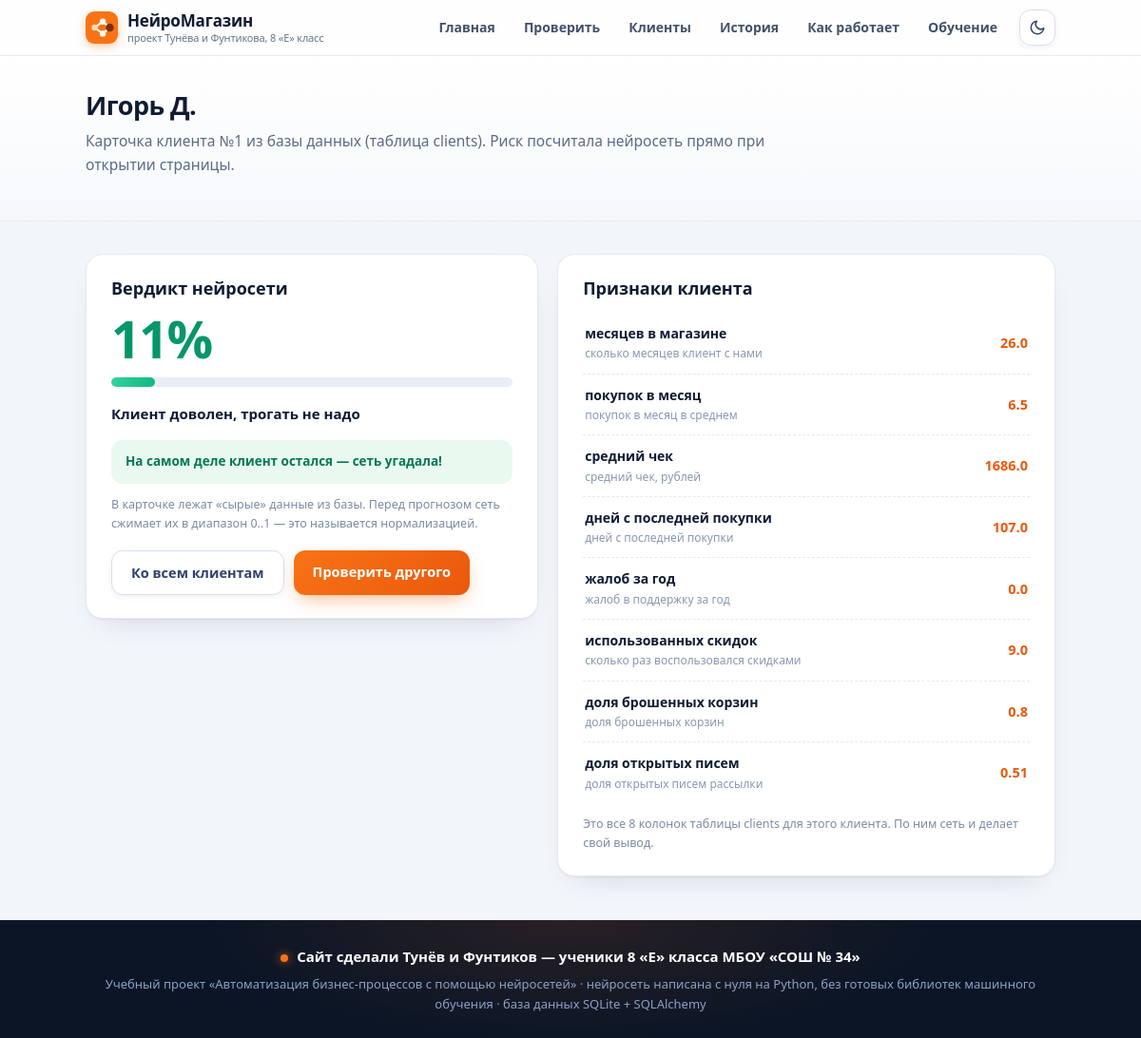
The page /clients/1 on the database its author committed.
### models.py (models this page shows)
class Client(db.Model):
    __tablename__ = "clients"
    id = db.Column(db.Integer, primary_key=True)
    name = db.Column(db.String(100), nullable=False)
    months = db.Column(db.Float, nullable=False)
    purchases = db.Column(db.Float, nullable=False)
    avg_check = db.Column(db.Float, nullable=False)
    days_since = db.Column(db.Float, nullable=False)
    complaints = db.Column(db.Float, nullable=False)
    discounts = db.Column(db.Float, nullable=False)
    abandoned = db.Column(db.Float, nullable=False)
    opens = db.Column(db.Float, nullable=False)
    churned = db.Column(db.Boolean)
    created_at = db.Column(db.DateTime, default=datetime.now)
    FEATURE_FIELDS = ["months", "purchases", "avg_check", "days_since",
                      "complaints", "discounts", "abandoned", "opens"]
    def features(self):
        return [getattr(self, field) for field in self.FEATURE_FIELDS]

### app.py (the view)
@app.route("/clients/<int:client_id>")
def client_page(client_id):
    c = db.get_or_404(Client, client_id)
    risk = net.predict(norm.transform(c.features()))
    verdict = verdict_for(risk)
    fields = []
    for name, value in zip(FEATURES, c.features()):
        fields.append({
            "name": name.replace("_", " "),
            "hint": FEATURE_HINTS[name]["text"],
            "value": value,
        })
    guessed = None
    if c.churned is not None:
        guessed = (risk >= 0.5) == c.churned
    return render_template("client_detail.html", c=c, risk=risk,
                           risk_pct=round(risk * 100), verdict=verdict,
                           fields=fields, guessed=guessed)

### app.py (called while the page is built)
def verdict_for(risk):
    if risk >= 0.7:
        return {"text": "Срочно звонить и предлагать скидку", "level": "high"}
    if risk >= 0.4:
        return {"text": "Отправить письмо с промокодом", "level": "mid"}
    return {"text": "Клиент доволен, трогать не надо", "level": "low"}

### dataset.py (called while the page is built)
    def transform(self, row):
        result = []
        for i in range(len(row)):
            span = self.maxs[i] - self.mins[i]
            if span == 0:
                span = 1.0
            result.append((row[i] - self.mins[i]) / span)
        return result

### neuronet.py (called while the page is built)
def sigmoid(x):
    if x > 30.0:
        return 1.0
    if x < -30.0:
        return 0.0
    return 1.0 / (1.0 + math.exp(-x))

    def activate(self, inputs):
        self.last_input = inputs
        s = self.bias
        for i in range(len(self.weights)):
            s += self.weights[i] * inputs[i]
        self.last_output = sigmoid(s)
        return self.last_output

    def forward(self, inputs):
        outputs = []
        for neuron in self.neurons:
            outputs.append(neuron.activate(inputs))
        return outputs

    def forward(self, x):
        data = x
        for layer in self.layers:
            data = layer.forward(data)
        return data

    def predict(self, x):
        outputs = self.forward(x)
        return outputs[0]

### templates/client_detail.html (shortened to what this page needs)
{% extends "base.html" %}
{% block content %}
<section class="page-head">
  <div class="container">
    <h1>{{ c.name }}</h1>
    <p class="section-sub">
      Карточка клиента №{{ c.id }} из базы данных (таблица clients).
      Риск посчитала нейросеть прямо при открытии страницы.
    </p>
  </div>
</section>
<section class="section">
  <div class="container detail-layout">
    <div class="panel">
      <h3>Вердикт нейросети</h3>
      <div class="risk-big {{ verdict.level }}">{{ risk_pct }}%</div>
      <div class="gauge">
        <div class="gauge-fill {{ verdict.level }}" style="width: {{ risk_pct }}%"></div>
      </div>
      <p class="advice">{{ verdict.text }}</p>
      {% if guessed is not none %}
        {% if guessed %}
        <div class="fact-line ok">На самом деле клиент {{ 'ушёл' if c.churned else 'остался' }} — сеть угадала!</div>
        {% else %}
        <div class="fact-line fail">На самом деле клиент {{ 'ушёл' if c.churned else 'остался' }} — сеть ошиблась (100% угадываний не бывает)</div>
        {% endif %}
      {% else %}
      <div class="fact-line unknown-line">Это новый клиент — насколько сеть права, покажет время.</div>
      {% endif %}
      <p class="hint">В карточке лежат «сырые» данные из базы. Перед прогнозом сеть
         сжимает их в диапазон 0..1 — это называется нормализацией.</p>
      <div class="demo-actions">
        <a class="btn btn-ghost" href="/clients">Ко всем клиентам</a>
        <a class="btn btn-primary" href="/demo">Проверить другого</a>
      </div>
    </div>
    <div class="panel">
      <h3>Признаки клиента</h3>
      <div class="feature-list">
        {% for f in fields %}
        <div class="feature-row">
          <div class="feature-name">
            <b>{{ f.name }}</b>
            <small>{{ f.hint }}</small>
          </div>
          <span class="feature-value">{{ f.value }}</span>
        </div>
        {% endfor %}
      </div>
      <p class="hint">Это все 8 колонок таблицы clients для этого клиента.
         По ним сеть и делает свой вывод.</p>
    </div>
  </div>
</section>
{% endblock %}

### templates/base.html (shortened to what this page needs)
<!DOCTYPE html>
<html lang="ru">
<head>
  <link rel="stylesheet" href="{{ url_for('static', filename='style.css') }}">
</head>
<body>
<header class="site-header">
  <div class="container header-inner">
    <a href="/" class="logo">
      <span class="logo-text">НейроМагазин<small>проект Тунёва и Фунтикова, 8 «Е» класс</small></span>
    </a>
    <div class="header-side">
      <nav class="nav">
        <a href="/" class="{{ 'active' if request.path == '/' else '' }}">Главная</a>
        <a href="/demo" class="{{ 'active' if request.path == '/demo' else '' }}">Проверить</a>
        <a href="/clients" class="{{ 'active' if request.path == '/clients' else '' }}">Клиенты</a>
        <a href="/history" class="{{ 'active' if request.path == '/history' else '' }}">История</a>
        <a href="/how" class="{{ 'active' if request.path == '/how' else '' }}">Как работает</a>
        <a href="/train" class="{{ 'active' if request.path == '/train' else '' }}">Обучение</a>
      </nav>
      <button id="theme-btn" class="theme-btn" type="button" title="Переключить тему" aria-label="Переключить тему">
        <svg class="ico-moon" viewBox="0 0 24 24" fill="none" stroke="currentColor" stroke-width="2" stroke-linecap="round" stroke-linejoin="round" aria-hidden="true">
          <path d="M21 12.8A9 9 0 1 1 11.2 3a7 7 0 0 0 9.8 9.8z"/>
        </svg>
      </button>
    </div>
  </div>
</header>
<main>
  {% block content %}{% endblock %}
</main>
<footer class="site-footer">
  <div class="container">
    <p class="authors">Сайт сделали Тунёв и Фунтиков — ученики 8 «Е» класса МБОУ «СОШ № 34»</p>
    <p>Учебный проект «Автоматизация бизнес-процессов с помощью нейросетей» ·
       нейросеть написана с нуля на Python, без готовых библиотек машинного обучения ·
       база данных SQLite + SQLAlchemy</p>
  </div>
</footer>
</body>
</html>

### rows shown on the page
Client: name "Игорь Д.", id "1", churned "остался", name "месяцев в магазине", hint "сколько месяцев клиент с нами", value "26.0", name "покупок в месяц", hint "покупок в месяц в среднем", value "6.5", name "средний чек", hint "средний чек, рублей", value "1686.0", name "дней с последней покупки", hint "дней с последней покупки", value "107.0", name "жалоб за год", hint "жалоб в поддержку за год", value "0.0", name "использованных скидок", hint "сколько раз воспользовался скидками", value "9.0", name "доля брошенных корзин", hint "доля брошенных корзин", value "0.8", name "доля открытых писем", hint "доля открытых писем рассылки", value "0.51"

### other values the page prints
{{ risk_pct }} "11"
{{ verdict.text }} "Клиент доволен, трогать не надо"
